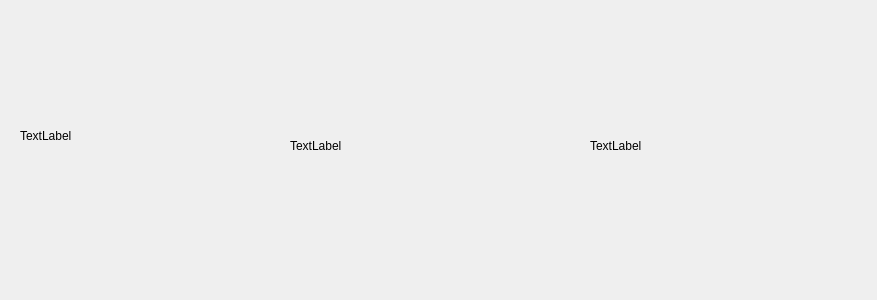
<?xml version="1.0" encoding="UTF-8"?>
<ui version="4.0">
 <class>Form</class>
 <widget class="QWidget" name="Form">
  <property name="geometry">
   <rect>
    <x>0</x>
    <y>0</y>
    <width>877</width>
    <height>300</height>
   </rect>
  </property>
  <property name="windowTitle">
   <string>Form</string>
  </property>
  <widget class="QLabel" name="foto">
   <property name="geometry">
    <rect>
     <x>20</x>
     <y>70</y>
     <width>241</width>
     <height>131</height>
    </rect>
   </property>
   <property name="text">
    <string>TextLabel</string>
   </property>
  </widget>
  <widget class="QLabel" name="foto_2">
   <property name="geometry">
    <rect>
     <x>290</x>
     <y>80</y>
     <width>241</width>
     <height>131</height>
    </rect>
   </property>
   <property name="text">
    <string>TextLabel</string>
   </property>
  </widget>
  <widget class="QLabel" name="foto_3">
   <property name="geometry">
    <rect>
     <x>590</x>
     <y>80</y>
     <width>241</width>
     <height>131</height>
    </rect>
   </property>
   <property name="text">
    <string>TextLabel</string>
   </property>
  </widget>
 </widget>
 <resources/>
 <connections/>
</ui>
